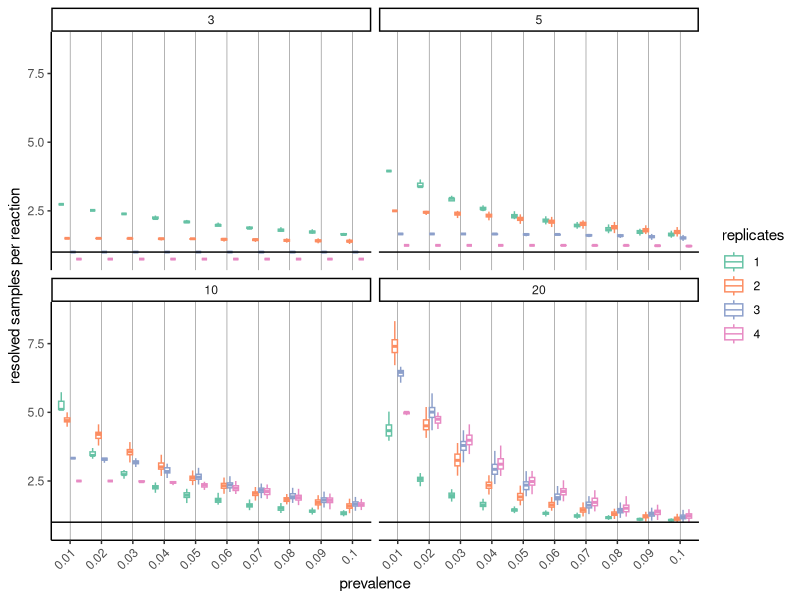
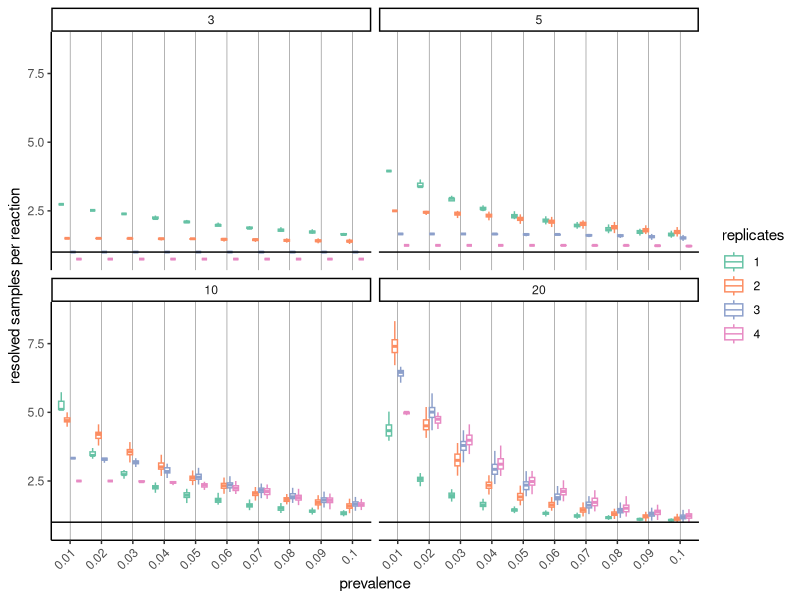
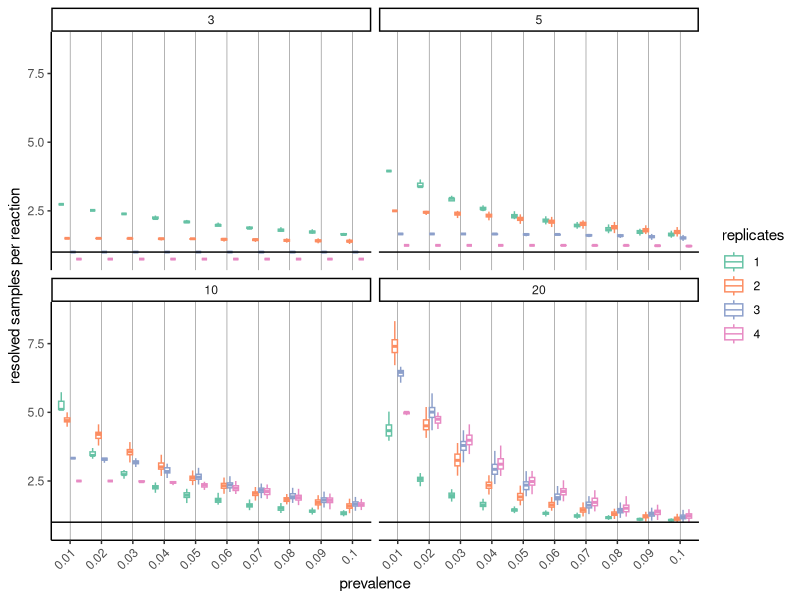

R code for these plots, in order:
library(ggplot2)
library(readr)

df <- read_csv('sim.csv')
# header 'replicates,pool_size,prevalence,effective_samples\n'

ggplot(
    df[(df$prevalence <= 0.1) & (df$replicates <= 4),],
    aes(x=as.factor(prevalence), y=effective_samples, color=as.factor(replicates))) +
    
    geom_boxplot(outlier.shape=NA) +
    scale_color_brewer(palette='Set2') +
    facet_wrap(~pool_size, nrow=2) +
    theme_classic() +
    theme(
        panel.grid.major.x=element_line(size=.1,color='black'),
        axis.text.x=element_text(angle=45, hjust=1)
        ) +
    geom_hline(yintercept=1) +
    ylab('resolved samples per reaction') +
    xlab('prevalence') +
    labs(color='replicates')
    

ggsave('sim.pdf', width=16, height=12, units='cm')
ggsave('sim.png', width=16, height=12, units='cm')

#facet_wrap(~pool_size, scale='free_y') +
#facet_grid(pool_size ~ replicates) +  
#guides(color=guide_legend(override.aes=list(size=2)))